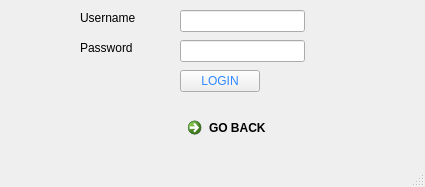
<?xml version="1.0" encoding="UTF-8"?>
<ui version="4.0">
 <class>login_window</class>
 <widget class="QMainWindow" name="login_window">
  <property name="geometry">
   <rect>
    <x>0</x>
    <y>0</y>
    <width>425</width>
    <height>187</height>
   </rect>
  </property>
  <property name="windowTitle">
   <string>MainWindow</string>
  </property>
  <property name="toolButtonStyle">
   <enum>Qt::ToolButtonTextOnly</enum>
  </property>
  <property name="tabShape">
   <enum>QTabWidget::Triangular</enum>
  </property>
  <widget class="QWidget" name="centralwidget">
   <widget class="QLabel" name="label">
    <property name="geometry">
     <rect>
      <x>80</x>
      <y>10</y>
      <width>81</width>
      <height>16</height>
     </rect>
    </property>
    <property name="text">
     <string>Username</string>
    </property>
   </widget>
   <widget class="QLineEdit" name="Username_lineEdit">
    <property name="geometry">
     <rect>
      <x>180</x>
      <y>10</y>
      <width>125</width>
      <height>22</height>
     </rect>
    </property>
   </widget>
   <widget class="QLabel" name="label_2">
    <property name="geometry">
     <rect>
      <x>80</x>
      <y>40</y>
      <width>71</width>
      <height>16</height>
     </rect>
    </property>
    <property name="text">
     <string>Password</string>
    </property>
   </widget>
   <widget class="QLineEdit" name="password_lineEdit">
    <property name="geometry">
     <rect>
      <x>180</x>
      <y>40</y>
      <width>125</width>
      <height>22</height>
     </rect>
    </property>
    <property name="echoMode">
     <enum>QLineEdit::Password</enum>
    </property>
   </widget>
   <widget class="QPushButton" name="login_button">
    <property name="geometry">
     <rect>
      <x>180</x>
      <y>70</y>
      <width>80</width>
      <height>22</height>
     </rect>
    </property>
    <property name="mouseTracking">
     <bool>true</bool>
    </property>
    <property name="autoFillBackground">
     <bool>true</bool>
    </property>
    <property name="styleSheet">
     <string notr="true">color :rgb(47, 137, 255)</string>
    </property>
    <property name="text">
     <string>LOGIN</string>
    </property>
    <property name="shortcut">
     <string>Return</string>
    </property>
    <property name="checkable">
     <bool>false</bool>
    </property>
   </widget>
   <widget class="QCommandLinkButton" name="commandLinkButton">
    <property name="geometry">
     <rect>
      <x>180</x>
      <y>110</y>
      <width>174</width>
      <height>41</height>
     </rect>
    </property>
    <property name="text">
     <string>GO BACK</string>
    </property>
   </widget>
  </widget>
  <widget class="QStatusBar" name="statusbar"/>
 </widget>
 <tabstops>
  <tabstop>Username_lineEdit</tabstop>
  <tabstop>password_lineEdit</tabstop>
  <tabstop>login_button</tabstop>
 </tabstops>
 <resources/>
 <connections/>
</ui>
